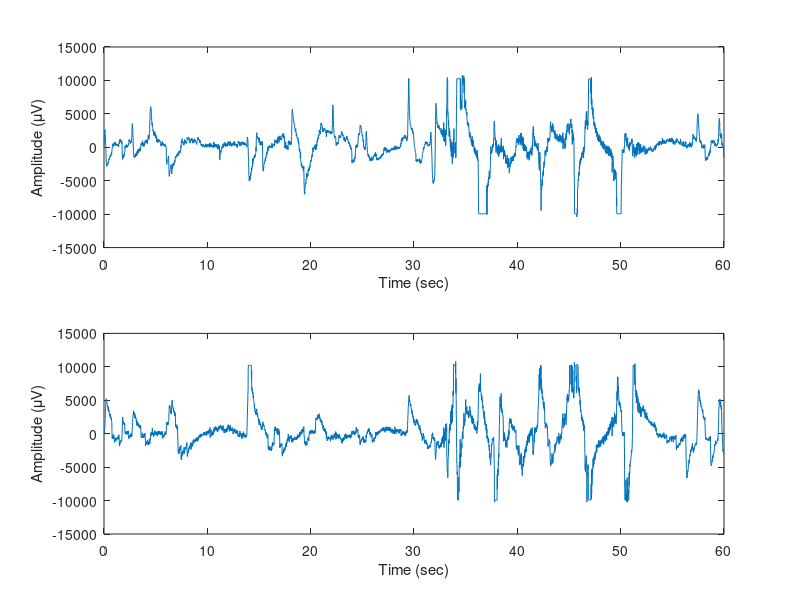

This chart was generated by the following MATLAB code: (Note: this script raises an error after producing the figure.)
%% ------------------------------------------------------------------------
%% Part 3
%% ------------------------------------------------------------------------
%% Load data

clear; clc;

load EOG_sig.mat

%% Q1
t = 0:1/fs:100;
figure('Name','EOG data time plot','NumberTitle','off');
for i = 1:2
    subplot(2, 1, i)
    plot(t(1:length(Sig(i, :))), Sig(i, :))
    xlim([0, length(Sig(i, :))/fs])
    xlabel('Time (sec)')
    ylabel('Amplitude (\muV)')
end 
sgtitle('EOG data');

figure();
plot(t(1:length(Sig(2, :))),(Sig(2,:) - Sig(1,:)));
hold on
plot(t(1:length(Sig(2, :))),zeros(1,7680));
xlabel('Time (sec)')
ylabel('Amplitude (\muV)')
title('location of eye')
%% Q2

L = {length(Sig(1, :)), length(Sig(2, :))}; % Length of signal

% Using fft
figure('Name','EOG data freq plot','NumberTitle','off');
for i=1:2
    subplot(2,1,i)
    
    T = 1/fs;                     % Sampling period
    t = (0:L{i}-1)*T;                % Time vector

    n = 2^nextpow2(L{i});
    Y = fft(Sig(i, :), n, 2);
    P2 = abs(Y/L{i});
    P1 = P2(1:n/2+1);
    P1(2:end-1) = 2*P1(2:end-1);

    plot(0:(fs/n):(fs/2-fs/n), pow2db(P1(1:n/2)))
    title(['EOG data', num2str(i) , ' in the Frequency Domain'])
    xlabel('Frequency (Hz)');
    ylabel('|X(f)| (dB)')
    xlim([0, fs/2])
end

% Power Spectrum using pspectrum
figure('Name','EOG data power spec plot','NumberTitle','off');
for i = 1:2
    subplot(2, 1, i)
    pspectrum(Sig(i, :))    
end

% Using pwelch
figure('Name','EOG data pwelch plot','NumberTitle','off');
for i = 1:2
    subplot(2, 1, i)
    [p1 ,f] = pwelch(Sig(i, :),[],[],[],fs);
    plot(f, pow2db(p1),'LineWidth',1);
    title(['Pwelch for EOG', num2str(i), ' (dB)'])
    ylabel('Power (dB)')
    xlabel('Frequency (Hz)')
    xlim([0, fs/2])
end

figure('Name','EOG data spectrogram plot','NumberTitle','off');
subplot(2, 1, 1)
spectrogram(Sig(1, :),128,64,128,fs,'yaxis')
title('EOG 1')
subplot(2, 1, 2)
spectrogram(Sig(2, :),128,64,128,fs,'yaxis')
title('EOG 2')
% We can use Signal Analyzer App too --> Saved Files: Q3_2_....mldatx